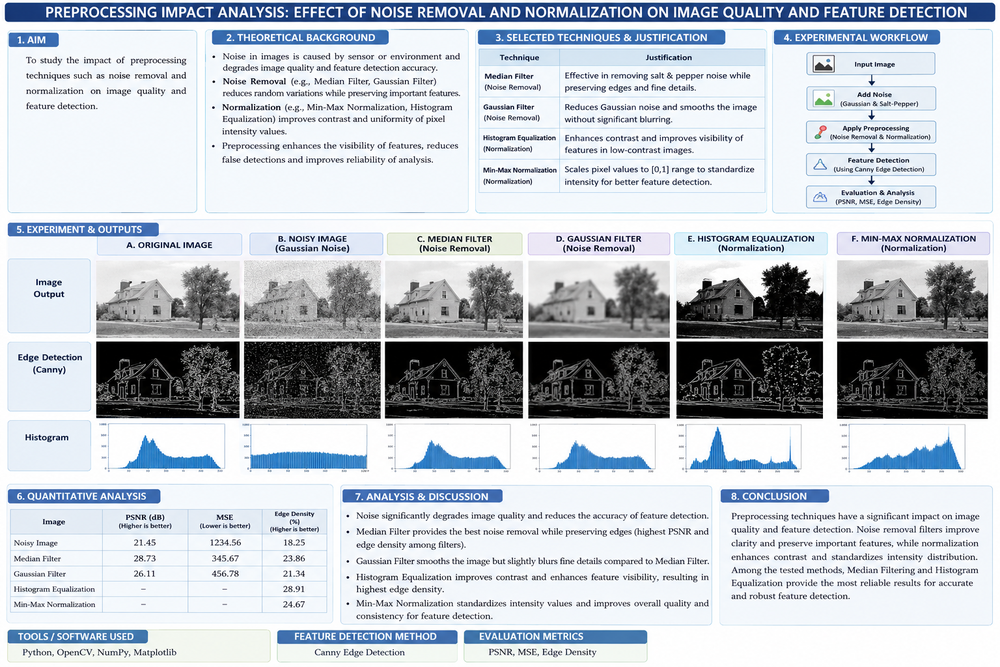
#> input picture C03/AT1/q01/E-1.png, 1000 x 667 px, shrunk from 1536 x 1024 before the run
$ python e_1.py
#> lines starting #> are read from the running program, lines starting #| are printed output that depends on the picture
# -*- coding: utf-8 -*-
"""E-1

Automatically generated by Colab.

Original file is located at
    https://colab.research.google.com/drive/1_jJZWZM8qGhhUSEPZ4KrL4lr59w50AzJ
"""

import cv2
import numpy as np
import matplotlib.pyplot as plt
from google.colab import files

# Upload image
uploaded = files.upload()
#> the answer given: E-1.png
img = cv2.imread(list(uploaded.keys())[0], 0)
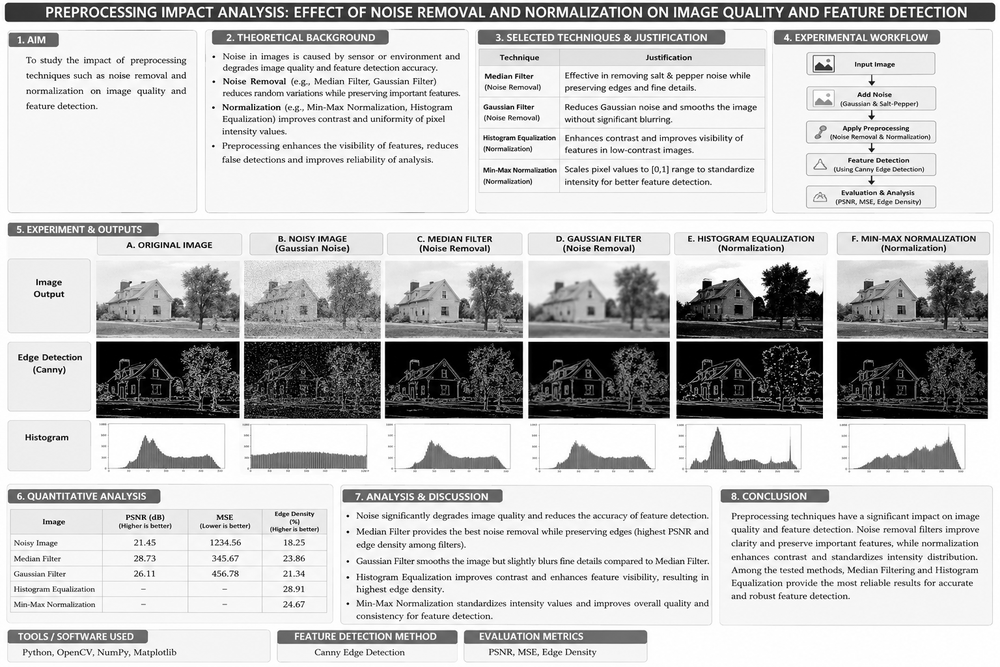
#> img: shape (667, 1000); min 0, max 255, mean 197.8

# Add Gaussian noise
noise = np.random.normal(0, 25, img.shape)
noisy = np.clip(img + noise, 0, 255).astype(np.uint8)

# Noise removal
median = cv2.medianBlur(noisy, 5)
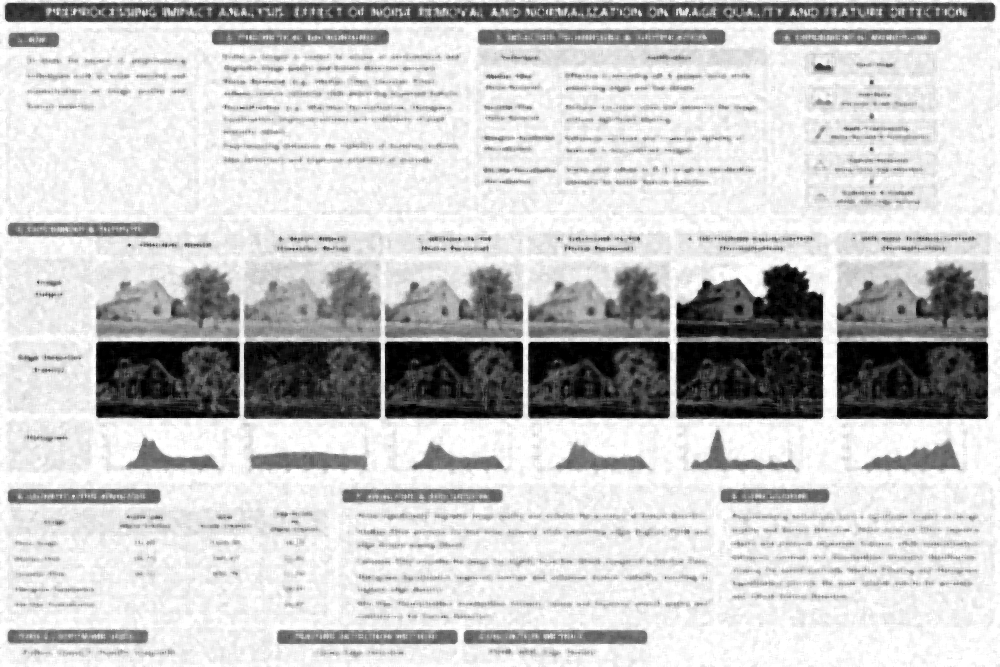
#> median: shape (667, 1000); min 0, max 255, mean 198.5
gaussian = cv2.GaussianBlur(noisy, (5,5), 0)
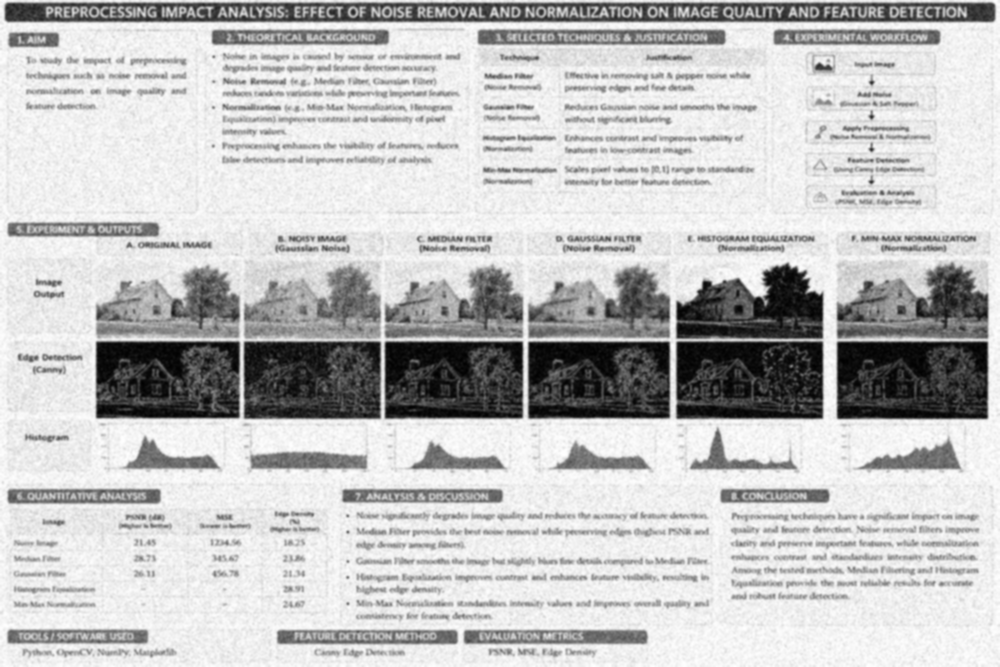
#> gaussian: shape (667, 1000); min 1, max 255, mean 193.6

# Normalization
normalized = cv2.normalize(median, None, 0, 255, cv2.NORM_MINMAX)

# Feature detection using Canny
edge_original = cv2.Canny(img, 100, 200)
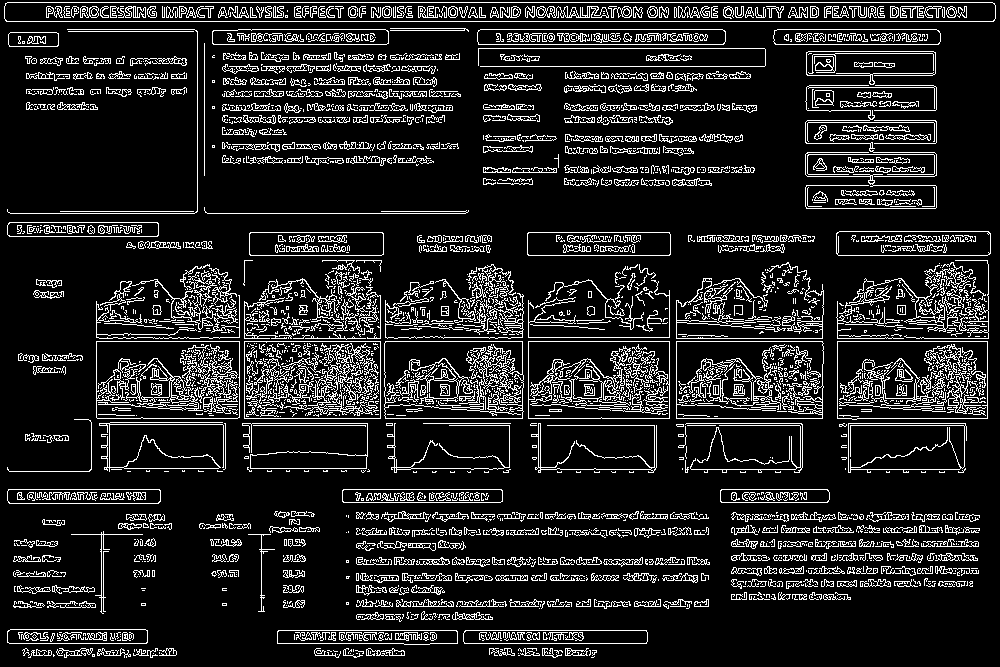
#> edge_original: shape (667, 1000); 13.5% white in thin lines or dots
edge_noisy = cv2.Canny(noisy, 100, 200)
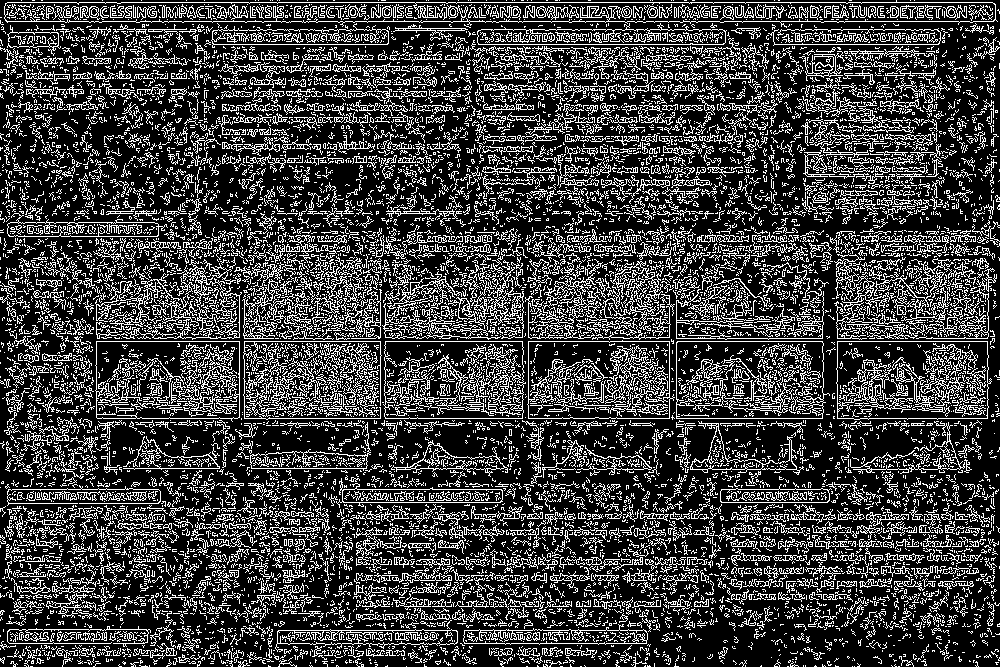
#> edge_noisy: shape (667, 1000); 24.8% white in thin lines or dots
edge_median = cv2.Canny(median, 100, 200)
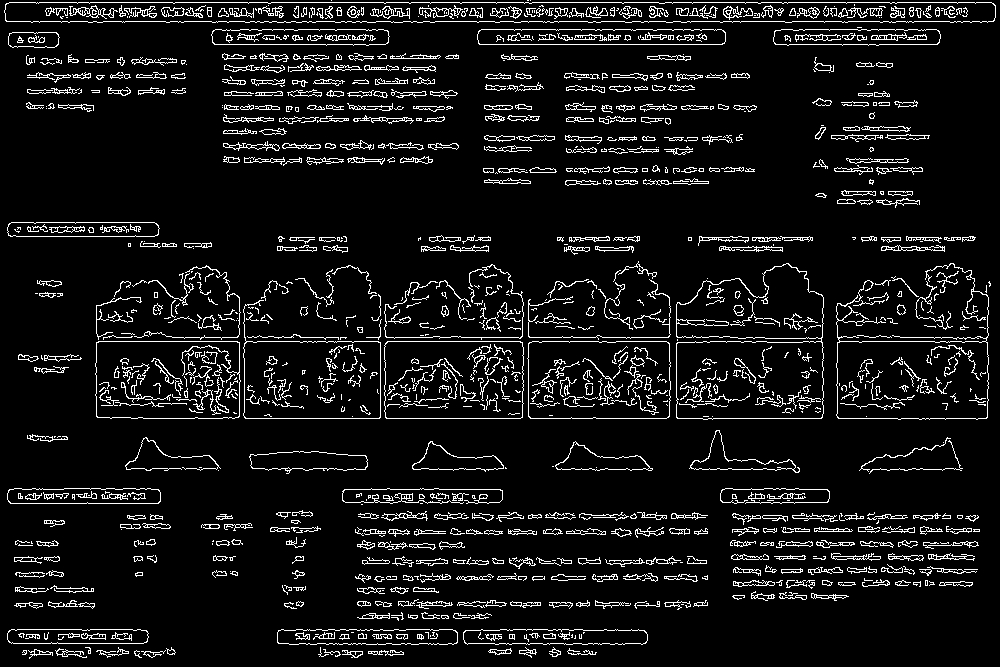
#> edge_median: shape (667, 1000); 8% white in thin lines or dots
edge_normalized = cv2.Canny(normalized, 100, 200)

# Display results
images = [img, noisy, median, gaussian, normalized,
          edge_original, edge_noisy, edge_median, edge_normalized]

titles = ["Original", "Noisy", "Median Filter", "Gaussian Filter",
          "Normalized", "Original Edges", "Noisy Edges",
          "Median Edges", "Normalized Edges"]

plt.figure(figsize=(12,8))

for i in range(9):
    plt.subplot(3,3,i+1)
    plt.imshow(images[i], cmap='gray')
    plt.title(titles[i])
    plt.axis('off')

plt.tight_layout()
plt.show()

# Edge density calculation
def edge_density(edge):
    return np.sum(edge > 0) / edge.size

print("Edge Density:")
print("Original     :", round(edge_density(edge_original), 4))
#| Original     : 0.1346
print("Noisy        :", round(edge_density(edge_noisy), 4))
#| Noisy        : 0.2482
print("Median Filter:", round(edge_density(edge_median), 4))
#| Median Filter: 0.0805
print("Normalized   :", round(edge_density(edge_normalized), 4))
#| Normalized   : 0.0805
